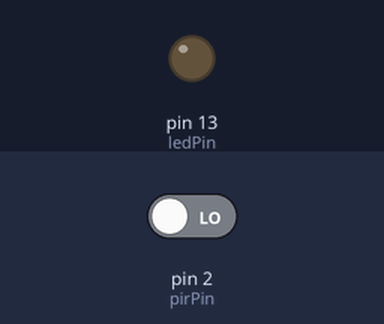
Bench run of a sketch on a simulated Arduino Uno, built with avr-gcc and run on an emulated ATmega328P. On the bench: output pins drawn as LEDs (lit = HIGH). Inputs (shaded band) come from the test bench; at power-on: pin 2 (pirPin) LOW. What the sketch prints to the serial monitor is not drawn.

Above: at 16.2 s.
16.3 s: pin 2 (pirPin) driven HIGH
At 17.5 s:
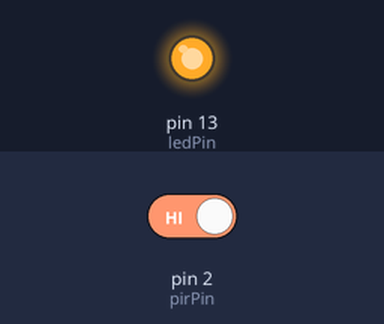
17.8 s: pin 2 (pirPin) driven LOW
At 18.7 s:
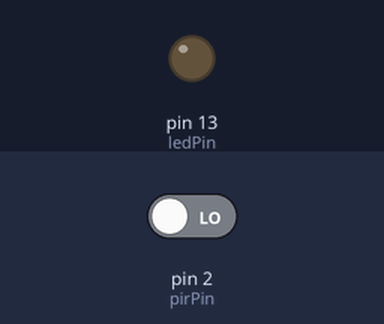
Timing chart, 0 to 20.8 s (numbered marks = the images above; inputs shaded):
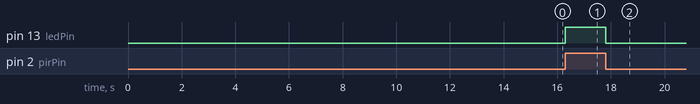

Measured:
- after the input at 16.3 s, pin 13 (ledPin): LOW → HIGH at once
- after the input at 17.8 s, pin 13 (ledPin): HIGH → LOW at once

The sketch:

PIR_Sensor.ino
```cpp
/*
Aralinks Coding Education
modified 24 April 2019
by Nikko Llanes
*/

// Definition of PINs
int pirPin = 2; // the Arduino PIN to which the sensor is connected
int ledPin = 13; // the PIN to which the LED is connected

// Sensor calibration time
int calibrationTime = 15;

// The time when the output is low
long unsigned int lowIn;

// value of milliseconds, for which it is believed that there is "stillness"
long unsigned int pause = 5000;

boolean lockLow = true;
boolean takeLowTime;

// Setting the sensor
void setup () {
  Serial.begin (9600);
  pinMode (pirPin, INPUT);
  pinMode (ledPin, OUTPUT);
  digitalWrite (pirPin, LOW);

  // Calibration phase
  Serial.print ("Sensor calibration");
  for (int i = 0; i <calibrationTime; i ++) {
    Serial.print ( ".");
    delay (1000);
  }
  Serial.println ("Done");
  Serial.println ("ACTIVE SENSOR");
  delay (50);
}
void loop () {

  // This IF allows to establish if the sensor detects a moving object
  if (digitalRead (pirPin) == HIGH) {
    digitalWrite (ledPin, HIGH); // Turn on the LED
    if (lockLow) {

      lockLow = false;
      Serial.println ( "---");
      Serial.print ("Motion detected at");
      Serial.print (millis () / 1000);
      Serial.println ("sec");
      delay (50);
    }
    takeLowTime = true;
  }
// This IF allows to establish if there is no more movement
  if (digitalRead (pirPin) == LOW) {
    digitalWrite (ledPin, LOW); // The LED goes out

    if (takeLowTime) {
      lowIn = millis ();
      takeLowTime = false;
    }
if (! lockLow && millis () - lowIn> pause) {

      lockLow = true;
      Serial.print ("Movement terminated at"); // output
      Serial.print ((millis () - pause) / 1000);
      Serial.println ("sec");
      delay (50);
    }
  }
}
```
